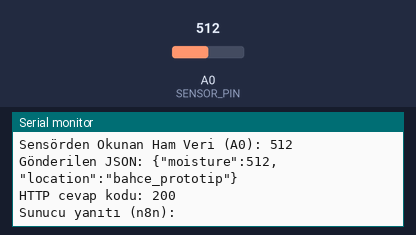
Recording of a sketch running on a simulated ESP8266 (NodeMCU). On the bench: the last lines printed to the serial monitor. Inputs (shaded band) come from the test bench; at power-on: A0 (SENSOR_PIN) = 512. WiFi joins after 1.5 s; servers stay silent unless stated; uploads are accepted with an empty reply.

Above: at 2.7 s.
2.8 s: A0 (SENSOR_PIN) set to 716
At 3.07 s:
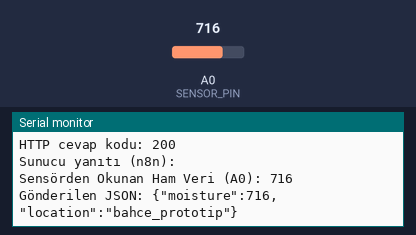
4.3 s: A0 (SENSOR_PIN) set to 900
At 4.9 s:
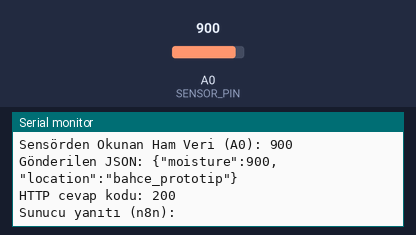
Timing chart, 0 to 7.3 s (numbered marks = the images above; inputs shaded):
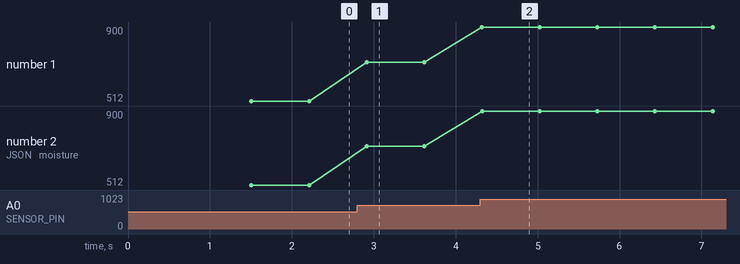

Measured:
- after the input at 2.8 s, the serial monitor: prints a new line after 0.11 s (image 1)
- after the input at 4.3 s, the serial monitor: prints a new line at once (image 2)
- plotted number 1: 512 → 716 after the input at 2.8 s, 716 → 900 after the input at 4.3 s
- plotted number 2: 512 → 716 after the input at 2.8 s, 716 → 900 after the input at 4.3 s

The sketch:

ESP-n8n_Moisture_Bridge_Code.ino
```cpp
#include <ESP8266WiFi.h>
#include <ESP8266HTTPClient.h>
#include <WiFiClientSecureBearSSL.h>
#include <memory> // std::unique_ptr için (client yönetimini kolaylaştırır)


// Wi-Fi information
const char* ssid = "***";
const char* password = "***";

// Hedef Webhook URL (HTTPS)
const char* serverUrl = "https://n8n.havsan.cloud/webhook/6909ddb3-2484-4e8f-a07a-5fdf0a379263";


const int SENSOR_PIN = A0;      //Moistrue Sensor Pın
const long TRANSMISSION_INTERVAL_MS = 500;


void setup() {
  Serial.begin(115200);

  WiFi.mode(WIFI_STA);
  WiFi.begin(ssid, password);

  Serial.print("WiFi'ye bağlanılıyor");
  while (WiFi.status() != WL_CONNECTED) {
    delay(500);
    Serial.print(".");
  }
  Serial.println("\nWiFi bağlandı! IP: " + WiFi.localIP().toString());
}

void loop() {
  if (WiFi.status() == WL_CONNECTED) {


    int raw_moisture = analogRead(SENSOR_PIN);
    Serial.printf("\nSensörden Okunan Ham Veri (A0): %d\n", raw_moisture);


    std::unique_ptr<BearSSL::WiFiClientSecure> client(new BearSSL::WiFiClientSecure);


    client->setInsecure();

    HTTPClient http;

    if (!http.begin(*client, serverUrl)) {
      Serial.println("HTTP begin hatası");
      http.end();

      delay(TRANSMISSION_INTERVAL_MS);
      return;
    }

    http.addHeader("Content-Type", "application/json");

    String jsonData = "{\"moisture\":" + String(raw_moisture) + ", \"location\":\"bahce_prototip\"}";

    Serial.print("Gönderilen JSON: ");
    Serial.println(jsonData);

    int httpResponseCode = http.POST(jsonData);

    if (httpResponseCode > 0) {
      Serial.printf("HTTP cevap kodu: %d\n", httpResponseCode);
      String payload = http.getString();
      Serial.print("Sunucu yanıtı (n8n): ");
      Serial.println(payload);
    } else {
      Serial.printf("HTTP POST hatası, kod: %d\n", httpResponseCode);
    }

    http.end();


  } else {
    Serial.println("WiFi bağlı değil, tekrar denenecek...");
  }

  delay(TRANSMISSION_INTERVAL_MS);
}
```
